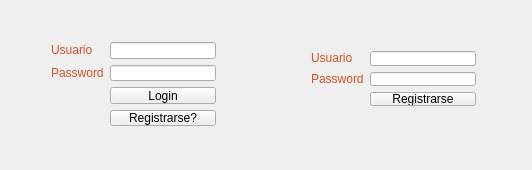
<?xml version="1.0" encoding="UTF-8"?>
<ui version="4.0">
 <class>Registro</class>
 <widget class="QMainWindow" name="Registro">
  <property name="enabled">
   <bool>true</bool>
  </property>
  <property name="geometry">
   <rect>
    <x>0</x>
    <y>0</y>
    <width>532</width>
    <height>170</height>
   </rect>
  </property>
  <property name="sizePolicy">
   <sizepolicy hsizetype="Preferred" vsizetype="Preferred">
    <horstretch>0</horstretch>
    <verstretch>0</verstretch>
   </sizepolicy>
  </property>
  <property name="windowTitle">
   <string>Registro</string>
  </property>
  <widget class="QWidget" name="centralWidget">
   <widget class="QWidget" name="layoutWidget">
    <property name="geometry">
     <rect>
      <x>300</x>
      <y>40</y>
      <width>187</width>
      <height>77</height>
     </rect>
    </property>
    <layout class="QGridLayout" name="gridLayout">
     <item row="0" column="0">
      <widget class="QLabel" name="user2">
       <property name="text">
        <string>&lt;html&gt;&lt;head/&gt;&lt;body&gt;&lt;p&gt;&lt;span style=&quot; color:#d85225;&quot;&gt;Usuario&lt;/span&gt;&lt;/p&gt;&lt;/body&gt;&lt;/html&gt;</string>
       </property>
      </widget>
     </item>
     <item row="0" column="1">
      <widget class="QLineEdit" name="username2">
       <property name="echoMode">
        <enum>QLineEdit::Normal</enum>
       </property>
      </widget>
     </item>
     <item row="1" column="0">
      <widget class="QLabel" name="pass2">
       <property name="text">
        <string>&lt;html&gt;&lt;head/&gt;&lt;body&gt;&lt;p&gt;&lt;span style=&quot; color:#d85225;&quot;&gt;Password&lt;/span&gt;&lt;/p&gt;&lt;/body&gt;&lt;/html&gt;</string>
       </property>
      </widget>
     </item>
     <item row="1" column="1">
      <widget class="QLineEdit" name="password2">
       <property name="echoMode">
        <enum>QLineEdit::Password</enum>
       </property>
      </widget>
     </item>
     <item row="2" column="1">
      <widget class="QPushButton" name="registro2">
       <property name="text">
        <string>Registrarse</string>
       </property>
      </widget>
     </item>
    </layout>
   </widget>
   <widget class="QWidget" name="layoutWidget">
    <property name="geometry">
     <rect>
      <x>40</x>
      <y>31</y>
      <width>187</width>
      <height>106</height>
     </rect>
    </property>
    <layout class="QGridLayout" name="gridLayout_2">
     <item row="0" column="0">
      <widget class="QLabel" name="user">
       <property name="text">
        <string>&lt;html&gt;&lt;head/&gt;&lt;body&gt;&lt;p&gt;&lt;span style=&quot; color:#d85225;&quot;&gt;Usuario&lt;/span&gt;&lt;/p&gt;&lt;/body&gt;&lt;/html&gt;</string>
       </property>
      </widget>
     </item>
     <item row="0" column="1">
      <widget class="QLineEdit" name="username">
       <property name="echoMode">
        <enum>QLineEdit::Normal</enum>
       </property>
      </widget>
     </item>
     <item row="1" column="0">
      <widget class="QLabel" name="pass">
       <property name="text">
        <string>&lt;html&gt;&lt;head/&gt;&lt;body&gt;&lt;p&gt;&lt;span style=&quot; color:#d85225;&quot;&gt;Password&lt;/span&gt;&lt;/p&gt;&lt;/body&gt;&lt;/html&gt;</string>
       </property>
      </widget>
     </item>
     <item row="1" column="1">
      <widget class="QLineEdit" name="password">
       <property name="echoMode">
        <enum>QLineEdit::Password</enum>
       </property>
      </widget>
     </item>
     <item row="2" column="1">
      <widget class="QPushButton" name="login">
       <property name="text">
        <string>Login</string>
       </property>
      </widget>
     </item>
     <item row="3" column="1">
      <widget class="QPushButton" name="registro">
       <property name="text">
        <string>Registrarse?</string>
       </property>
      </widget>
     </item>
    </layout>
   </widget>
  </widget>
 </widget>
 <layoutdefault spacing="6" margin="11"/>
 <resources/>
 <connections/>
</ui>
